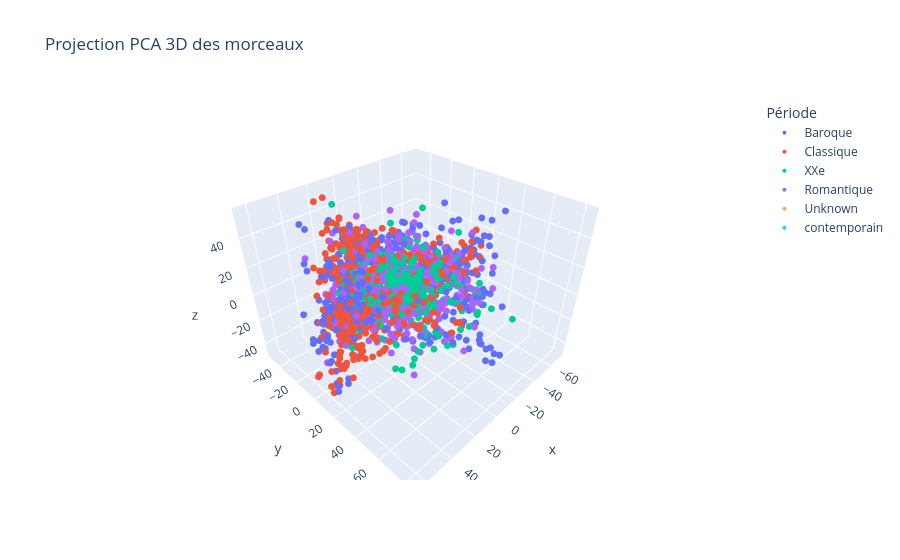

Source (notebook cell):
### Code cell
fig = px.scatter_3d(
    x=X_pca_3d[:, 0],
    y=X_pca_3d[:, 1],
    z=X_pca_3d[:, 2],
    color=periodes,
    labels={'color': 'Période'},
    hover_name=periodes,
    hover_data={'Compositeur': y, 'Période': periodes},
    title="Projection PCA 3D des morceaux"
)
fig.update_traces(marker=dict(size=4))
fig.show()

### Figure 1 — Plotly figure (JSON) as saved in the notebook; plotly's stock layout.template omitted (floating-point values rounded to 4 significant figures; data arrays with more than 128 entries replaced by an {"elided": "..."} marker saying what was removed)
{"data": [{"customdata": {"elided": "519x2 str values"}, "hovertemplate": "<b>%{hovertext}</b><br><br>Période=%{customdata[1]}<br>x=%{x}<br>y=%{y}<br>z=%{z}<br>Compositeur=%{customdata[0]}<extra></extra>", "hovertext": {"elided": "519 str values"}, "legendgroup": "Baroque", "marker": {"color": "#636efa", "size": 4, "symbol": "circle"}, "mode": "markers", "name": "Baroque", "scene": "scene", "showlegend": true, "type": "scatter3d", "x": {"elided": "519 float values"}, "y": {"elided": "519 float values"}, "z": {"elided": "519 float values"}}, {"customdata": {"elided": "555x2 str values"}, "hovertemplate": "<b>%{hovertext}</b><br><br>Période=%{customdata[1]}<br>x=%{x}<br>y=%{y}<br>z=%{z}<br>Compositeur=%{customdata[0]}<extra></extra>", "hovertext": {"elided": "555 str values"}, "legendgroup": "Classique", "marker": {"color": "#EF553B", "size": 4, "symbol": "circle"}, "mode": "markers", "name": "Classique", "scene": "scene", "showlegend": true, "type": "scatter3d", "x": {"elided": "555 float values"}, "y": {"elided": "555 float values"}, "z": {"elided": "555 float values"}}, {"customdata": {"elided": "506x2 str values"}, "hovertemplate": "<b>%{hovertext}</b><br><br>Période=%{customdata[1]}<br>x=%{x}<br>y=%{y}<br>z=%{z}<br>Compositeur=%{customdata[0]}<extra></extra>", "hovertext": {"elided": "506 str values"}, "legendgroup": "XXe", "marker": {"color": "#00cc96", "size": 4, "symbol": "circle"}, "mode": "markers", "name": "XXe", "scene": "scene", "showlegend": true, "type": "scatter3d", "x": {"elided": "506 float values"}, "y": {"elided": "506 float values"}, "z": {"elided": "506 float values"}}, {"customdata": {"elided": "394x2 str values"}, "hovertemplate": "<b>%{hovertext}</b><br><br>Période=%{customdata[1]}<br>x=%{x}<br>y=%{y}<br>z=%{z}<br>Compositeur=%{customdata[0]}<extra></extra>", "hovertext": {"elided": "394 str values"}, "legendgroup": "Romantique", "marker": {"color": "#ab63fa", "size": 4, "symbol": "circle"}, "mode": "markers", "name": "Romantique", "scene": "scene", "showlegend": true, "type": "scatter3d", "x": {"elided": "394 float values"}, "y": {"elided": "394 float values"}, "z": {"elided": "394 float values"}}, {"customdata": [["Borodin; Alexander", "Unknown"], ["Liszt; Franz", "Unknown"], ["Liszt; Franz", "Unknown"], ["Verdi; Giuseppe", "Unknown"], ["Cimarosa; Domenico", "Unknown"]], "hovertemplate": "<b>%{hovertext}</b><br><br>Période=%{customdata[1]}<br>x=%{x}<br>y=%{y}<br>z=%{z}<br>Compositeur=%{customdata[0]}<extra></extra>", "hovertext": ["Unknown", "Unknown", "Unknown", "Unknown", "Unknown"], "legendgroup": "Unknown", "marker": {"color": "#FFA15A", "size": 4, "symbol": "circle"}, "mode": "markers", "name": "Unknown", "scene": "scene", "showlegend": true, "type": "scatter3d", "x": [-25.01, 2.954, 6.034, -1.075, 14.27], "y": [1.173, 3.559, 13.62, -12.8, 31.66], "z": [19.27, -11.13, 0.5023, -4.935, -16.3]}, {"customdata": [["Boulez; Pierre", "contemporain"], ["Boulez; Pierre", "contemporain"], ["Boulez; Pierre", "contemporain"], ["Boulez; Pierre", "contemporain"], ["Boulez; Pierre", "contemporain"], ["Boulez; Pierre", "contemporain"], ["Boulez; Pierre", "contemporain"], ["Boulez; Pierre", "contemporain"], ["Boulez; Pierre", "contemporain"], ["Boulez; Pierre", "contemporain"], ["Boulez; Pierre", "contemporain"]], "hovertemplate": "<b>%{hovertext}</b><br><br>Période=%{customdata[1]}<br>x=%{x}<br>y=%{y}<br>z=%{z}<br>Compositeur=%{customdata[0]}<extra></extra>", "hovertext": ["contemporain", "contemporain", "contemporain", "contemporain", "contemporain", "contemporain", "contemporain", "contemporain", "contemporain", "contemporain", "contemporain"], "legendgroup": "contemporain", "marker": {"color": "#19d3f3", "size": 4, "symbol": "circle"}, "mode": "markers", "name": "contemporain", "scene": "scene", "showlegend": true, "type": "scatter3d", "x": [1.047, -1.356, 2.75, 2.14, 2.585, 0.2127, 4.995, 3.068, 2.187, -0.4359, 4.918], "y": [11.99, 9.427, 12.59, 14.74, 11.89, 10.51, 16.03, 12.72, 14.5, 11.73, 7.14], "z": [-1.595, -1.236, -1.306, -2.673, -5.624, -2.69, -0.824, -1.578, 2.052, -5.384, -3.801]}], "layout": {"legend": {"title": {"text": "Période"}, "tracegroupgap": 0}, "scene": {"domain": {"x": [0, 1], "y": [0, 1]}, "xaxis": {"title": {"text": "x"}}, "yaxis": {"title": {"text": "y"}}, "zaxis": {"title": {"text": "z"}}}, "title": {"text": "Projection PCA 3D des morceaux"}}}
